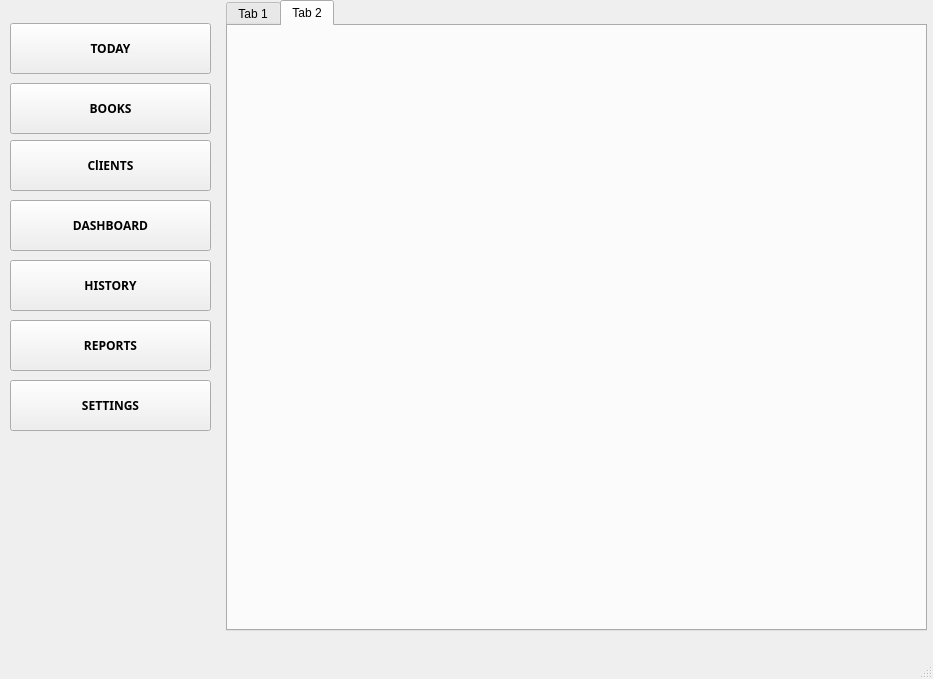
<?xml version="1.0" encoding="UTF-8"?>
<ui version="4.0">
 <class>MainWindow</class>
 <widget class="QMainWindow" name="MainWindow">
  <property name="geometry">
   <rect>
    <x>0</x>
    <y>0</y>
    <width>933</width>
    <height>679</height>
   </rect>
  </property>
  <property name="windowTitle">
   <string>MainWindow</string>
  </property>
  <widget class="QWidget" name="centralwidget">
   <widget class="QTabWidget" name="tabWidget">
    <property name="geometry">
     <rect>
      <x>226</x>
      <y>0</y>
      <width>701</width>
      <height>631</height>
     </rect>
    </property>
    <property name="currentIndex">
     <number>1</number>
    </property>
    <widget class="QWidget" name="tab">
     <attribute name="title">
      <string>Tab 1</string>
     </attribute>
    </widget>
    <widget class="QWidget" name="tab_2">
     <attribute name="title">
      <string>Tab 2</string>
     </attribute>
    </widget>
   </widget>
   <widget class="QPushButton" name="pushButton">
    <property name="geometry">
     <rect>
      <x>10</x>
      <y>23</y>
      <width>201</width>
      <height>51</height>
     </rect>
    </property>
    <property name="font">
     <font>
      <family>Segoe Script</family>
      <bold>true</bold>
     </font>
    </property>
    <property name="text">
     <string>TODAY</string>
    </property>
   </widget>
   <widget class="QPushButton" name="pushButton_2">
    <property name="geometry">
     <rect>
      <x>10</x>
      <y>83</y>
      <width>201</width>
      <height>51</height>
     </rect>
    </property>
    <property name="font">
     <font>
      <family>Segoe Script</family>
      <bold>true</bold>
     </font>
    </property>
    <property name="text">
     <string>BOOKS</string>
    </property>
   </widget>
   <widget class="QPushButton" name="pushButton_3">
    <property name="geometry">
     <rect>
      <x>10</x>
      <y>200</y>
      <width>201</width>
      <height>51</height>
     </rect>
    </property>
    <property name="font">
     <font>
      <family>Segoe Script</family>
      <bold>true</bold>
     </font>
    </property>
    <property name="text">
     <string>DASHBOARD</string>
    </property>
   </widget>
   <widget class="QPushButton" name="pushButton_4">
    <property name="geometry">
     <rect>
      <x>10</x>
      <y>140</y>
      <width>201</width>
      <height>51</height>
     </rect>
    </property>
    <property name="font">
     <font>
      <family>Segoe Script</family>
      <bold>true</bold>
     </font>
    </property>
    <property name="text">
     <string>ClIENTS</string>
    </property>
   </widget>
   <widget class="QPushButton" name="pushButton_5">
    <property name="geometry">
     <rect>
      <x>10</x>
      <y>320</y>
      <width>201</width>
      <height>51</height>
     </rect>
    </property>
    <property name="font">
     <font>
      <family>Segoe Script</family>
      <bold>true</bold>
     </font>
    </property>
    <property name="text">
     <string>REPORTS</string>
    </property>
   </widget>
   <widget class="QPushButton" name="pushButton_6">
    <property name="geometry">
     <rect>
      <x>10</x>
      <y>260</y>
      <width>201</width>
      <height>51</height>
     </rect>
    </property>
    <property name="font">
     <font>
      <family>Segoe Script</family>
      <bold>true</bold>
     </font>
    </property>
    <property name="text">
     <string>HISTORY</string>
    </property>
   </widget>
   <widget class="QPushButton" name="pushButton_7">
    <property name="geometry">
     <rect>
      <x>10</x>
      <y>380</y>
      <width>201</width>
      <height>51</height>
     </rect>
    </property>
    <property name="font">
     <font>
      <family>Segoe Script</family>
      <bold>true</bold>
     </font>
    </property>
    <property name="text">
     <string>SETTINGS</string>
    </property>
   </widget>
  </widget>
  <widget class="QMenuBar" name="menubar">
   <property name="geometry">
    <rect>
     <x>0</x>
     <y>0</y>
     <width>933</width>
     <height>22</height>
    </rect>
   </property>
  </widget>
  <widget class="QStatusBar" name="statusbar"/>
 </widget>
 <resources/>
 <connections/>
</ui>
